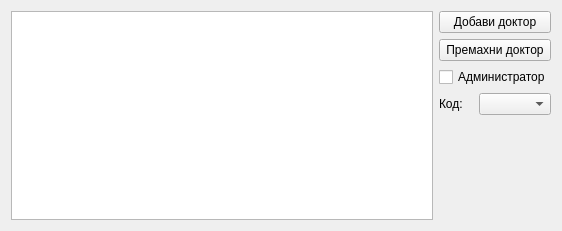
<?xml version="1.0" encoding="UTF-8"?>
<ui version="4.0">
 <class>PracticeDoctorSettings</class>
 <widget class="QWidget" name="PracticeDoctorSettings">
  <property name="geometry">
   <rect>
    <x>0</x>
    <y>0</y>
    <width>562</width>
    <height>231</height>
   </rect>
  </property>
  <property name="windowTitle">
   <string>PracticeDoctorSettings</string>
  </property>
  <layout class="QHBoxLayout" name="horizontalLayout_2">
   <item>
    <widget class="QListWidget" name="doctorList"/>
   </item>
   <item>
    <layout class="QVBoxLayout" name="verticalLayout">
     <item>
      <widget class="QPushButton" name="addDoctor">
       <property name="text">
        <string>Добави доктор</string>
       </property>
      </widget>
     </item>
     <item>
      <widget class="QPushButton" name="removeDoctor">
       <property name="text">
        <string>Премахни доктор</string>
       </property>
      </widget>
     </item>
     <item>
      <widget class="QCheckBox" name="adminCheck">
       <property name="text">
        <string>Администратор</string>
       </property>
      </widget>
     </item>
     <item>
      <layout class="QHBoxLayout" name="horizontalLayout">
       <item>
        <widget class="QLabel" name="label">
         <property name="text">
          <string>Код:</string>
         </property>
        </widget>
       </item>
       <item>
        <widget class="QComboBox" name="specialtyCombo"/>
       </item>
      </layout>
     </item>
     <item>
      <spacer name="verticalSpacer">
       <property name="orientation">
        <enum>Qt::Vertical</enum>
       </property>
       <property name="sizeHint" stdset="0">
        <size>
         <width>20</width>
         <height>40</height>
        </size>
       </property>
      </spacer>
     </item>
    </layout>
   </item>
  </layout>
 </widget>
 <layoutdefault spacing="6" margin="11"/>
 <resources/>
 <connections/>
</ui>
